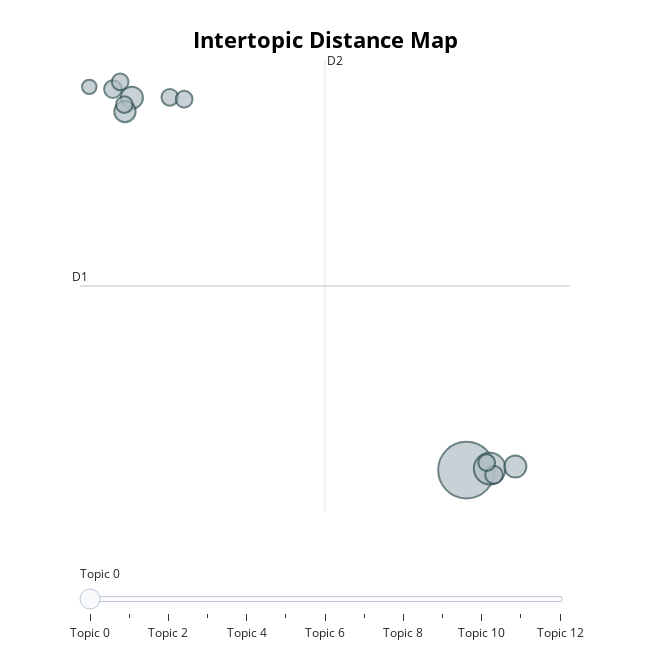

Notebook source saved alongside this figure:
### Code cell
model.visualize_topics()

### Figure 1 — Plotly figure (JSON) as saved in the notebook; plotly's stock layout.template omitted (floating-point values rounded to 4 significant figures)
{"data": [{"customdata": [[0, "like | saw | shapes | space | moving", 92], [1, "colours | eyes | would | orange | mind", 29], [2, "saw | ocean | visuals | away | factory", 14], [3, "experience | awesome | expected | emotions | good", 14], [4, "peace | peaceful | happiness | ture | sense", 13], [5, "time | body | flat | sense | images", 9], [6, "people | thoughts | eg | thought | need", 9], [7, "dreaming | asleep | opened | dreamlike | felt", 8], [8, "curiosity | relaxation | calm | mild | intrigued", 8], [9, "drugs | emotiol | acid | closest | lsd", 8], [10, "body | strobing | experienced | pure | feel", 8], [11, "music | enjoyed | created | patterns | zen", 8], [12, "life | death | retired | dying | origin", 6]], "hovertemplate": "<b>Topic %{customdata[0]}</b><br>%{customdata[1]}<br>Size: %{customdata[2]}", "legendgroup": "", "marker": {"color": "#B0BEC5", "line": {"color": "DarkSlateGrey", "width": 2}, "size": [92, 29, 14, 14, 13, 9, 9, 8, 8, 8, 8, 8, 6], "sizemode": "area", "sizeref": 0.0575, "symbol": "circle"}, "mode": "markers", "name": "", "orientation": "v", "showlegend": false, "type": "scatter", "x": [6.209, 6.667, 7.171, -0.376, -0.5125, 6.752, -0.7491, -0.6073, -0.525, 6.608, 0.3703, 0.6518, -1.215], "xaxis": "x", "y": [-18.06, -17.94, -17.79, 9.666, 8.635, -18.41, 10.31, 10.84, 9.15, -17.5, 9.694, 9.553, 10.47], "yaxis": "y"}], "layout": {"annotations": [{"showarrow": false, "text": "D1", "x": -1.398, "y": -4.352, "yshift": 10}, {"showarrow": false, "text": "D2", "x": 3.425, "xshift": 10, "y": 12.47}], "height": 650, "hoverlabel": {"bgcolor": "white", "font": {"family": "Rockwell", "size": 16}}, "legend": {"itemsizing": "constant", "tracegroupgap": 0}, "margin": {"t": 60}, "shapes": [{"line": {"color": "#CFD8DC", "width": 2}, "type": "line", "x0": 3.425, "x1": 3.425, "y0": -21.18, "y1": 12.47}, {"line": {"color": "#9E9E9E", "width": 2}, "type": "line", "x0": -1.398, "x1": 8.247, "y0": -4.352, "y1": -4.352}], "sliders": [{"active": 0, "pad": {"t": 50}, "steps": [{"args": [{"marker.color": [["red", "#B0BEC5", "#B0BEC5", "#B0BEC5", "#B0BEC5", "#B0BEC5", "#B0BEC5", "#B0BEC5", "#B0BEC5", "#B0BEC5", "#B0BEC5", "#B0BEC5", "#B0BEC5"]]}], "label": "Topic 0", "method": "update"}, {"args": [{"marker.color": [["#B0BEC5", "red", "#B0BEC5", "#B0BEC5", "#B0BEC5", "#B0BEC5", "#B0BEC5", "#B0BEC5", "#B0BEC5", "#B0BEC5", "#B0BEC5", "#B0BEC5", "#B0BEC5"]]}], "label": "Topic 1", "method": "update"}, {"args": [{"marker.color": [["#B0BEC5", "#B0BEC5", "red", "#B0BEC5", "#B0BEC5", "#B0BEC5", "#B0BEC5", "#B0BEC5", "#B0BEC5", "#B0BEC5", "#B0BEC5", "#B0BEC5", "#B0BEC5"]]}], "label": "Topic 2", "method": "update"}, {"args": [{"marker.color": [["#B0BEC5", "#B0BEC5", "#B0BEC5", "red", "#B0BEC5", "#B0BEC5", "#B0BEC5", "#B0BEC5", "#B0BEC5", "#B0BEC5", "#B0BEC5", "#B0BEC5", "#B0BEC5"]]}], "label": "Topic 3", "method": "update"}, {"args": [{"marker.color": [["#B0BEC5", "#B0BEC5", "#B0BEC5", "#B0BEC5", "red", "#B0BEC5", "#B0BEC5", "#B0BEC5", "#B0BEC5", "#B0BEC5", "#B0BEC5", "#B0BEC5", "#B0BEC5"]]}], "label": "Topic 4", "method": "update"}, {"args": [{"marker.color": [["#B0BEC5", "#B0BEC5", "#B0BEC5", "#B0BEC5", "#B0BEC5", "red", "#B0BEC5", "#B0BEC5", "#B0BEC5", "#B0BEC5", "#B0BEC5", "#B0BEC5", "#B0BEC5"]]}], "label": "Topic 5", "method": "update"}, {"args": [{"marker.color": [["#B0BEC5", "#B0BEC5", "#B0BEC5", "#B0BEC5", "#B0BEC5", "#B0BEC5", "red", "#B0BEC5", "#B0BEC5", "#B0BEC5", "#B0BEC5", "#B0BEC5", "#B0BEC5"]]}], "label": "Topic 6", "method": "update"}, {"args": [{"marker.color": [["#B0BEC5", "#B0BEC5", "#B0BEC5", "#B0BEC5", "#B0BEC5", "#B0BEC5", "#B0BEC5", "red", "#B0BEC5", "#B0BEC5", "#B0BEC5", "#B0BEC5", "#B0BEC5"]]}], "label": "Topic 7", "method": "update"}, {"args": [{"marker.color": [["#B0BEC5", "#B0BEC5", "#B0BEC5", "#B0BEC5", "#B0BEC5", "#B0BEC5", "#B0BEC5", "#B0BEC5", "red", "#B0BEC5", "#B0BEC5", "#B0BEC5", "#B0BEC5"]]}], "label": "Topic 8", "method": "update"}, {"args": [{"marker.color": [["#B0BEC5", "#B0BEC5", "#B0BEC5", "#B0BEC5", "#B0BEC5", "#B0BEC5", "#B0BEC5", "#B0BEC5", "#B0BEC5", "red", "#B0BEC5", "#B0BEC5", "#B0BEC5"]]}], "label": "Topic 9", "method": "update"}, {"args": [{"marker.color": [["#B0BEC5", "#B0BEC5", "#B0BEC5", "#B0BEC5", "#B0BEC5", "#B0BEC5", "#B0BEC5", "#B0BEC5", "#B0BEC5", "#B0BEC5", "red", "#B0BEC5", "#B0BEC5"]]}], "label": "Topic 10", "method": "update"}, {"args": [{"marker.color": [["#B0BEC5", "#B0BEC5", "#B0BEC5", "#B0BEC5", "#B0BEC5", "#B0BEC5", "#B0BEC5", "#B0BEC5", "#B0BEC5", "#B0BEC5", "#B0BEC5", "red", "#B0BEC5"]]}], "label": "Topic 11", "method": "update"}, {"args": [{"marker.color": [["#B0BEC5", "#B0BEC5", "#B0BEC5", "#B0BEC5", "#B0BEC5", "#B0BEC5", "#B0BEC5", "#B0BEC5", "#B0BEC5", "#B0BEC5", "#B0BEC5", "#B0BEC5", "red"]]}], "label": "Topic 12", "method": "update"}]}], "title": {"font": {"color": "Black", "size": 22}, "text": "<b>Intertopic Distance Map</b>", "x": 0.5, "xanchor": "center", "y": 0.95, "yanchor": "top"}, "width": 650, "xaxis": {"anchor": "y", "domain": [0, 1], "range": [-1.398, 8.247], "title": {"text": ""}, "visible": false}, "yaxis": {"anchor": "x", "domain": [0, 1], "range": [-21.18, 12.47], "title": {"text": ""}, "visible": false}}}
